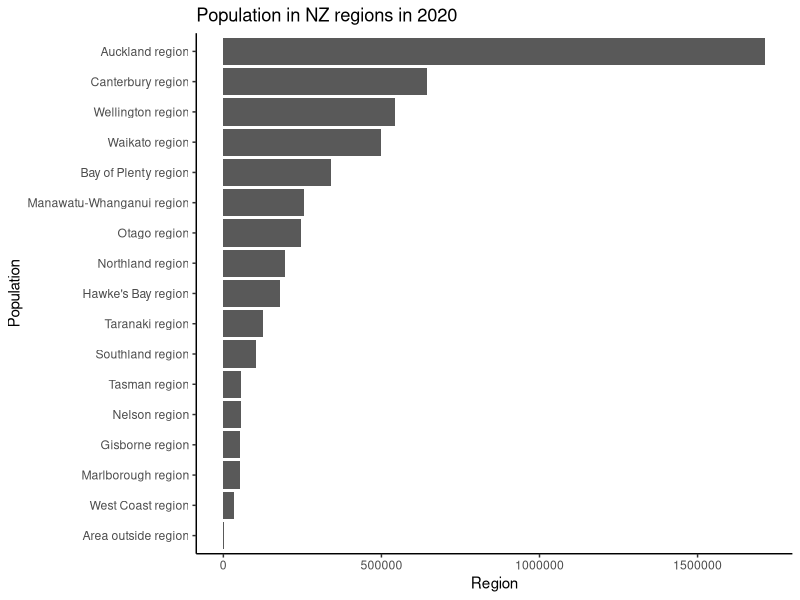
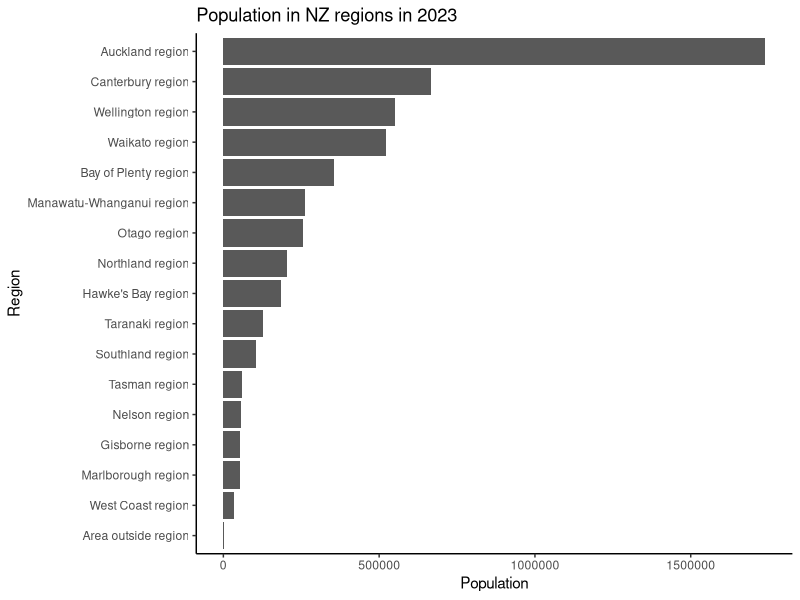
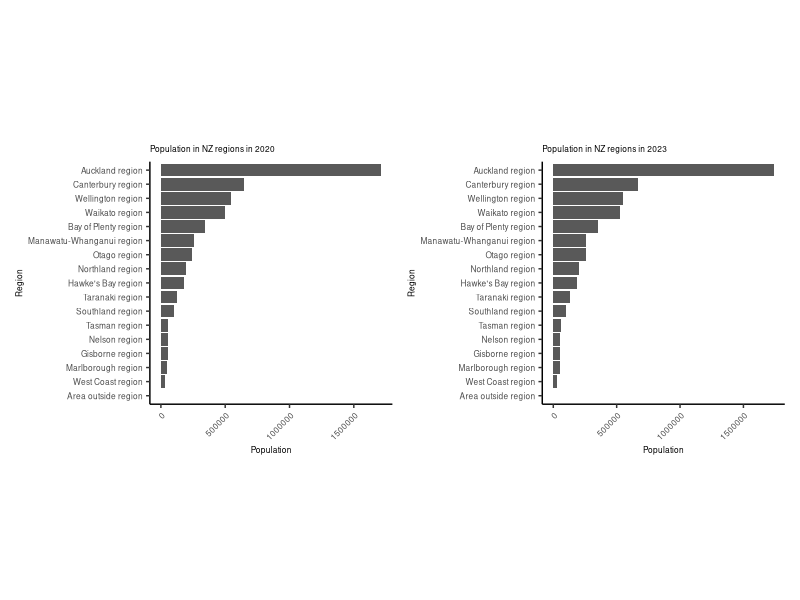
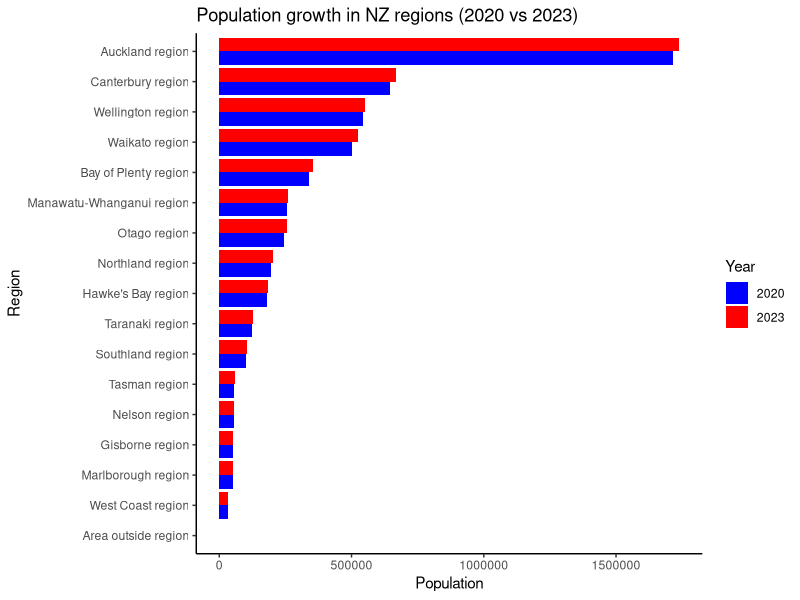

R code for these plots, in order:
## ---- chunk 1
knitr::opts_chunk$set(echo = TRUE)
## ---- chunk 2
library(tidyverse)
library(ggplot2)
#install.packages("patchwork")
library(patchwork)

## ---- chunk 3
nz_pop <- read_csv("NZ STAT population estimates.csv") # load our data
nz_pop <- nz_pop[2:18,]

## ---- chunk 4
nz_pop_2020 <- select(nz_pop, Area, `2020`) 

plot_nz_2020 <- ggplot(nz_pop_2020, aes(y = reorder(Area, `2020`), x = `2020`)) + 
            geom_col() +
            labs(x = "Region", y = "Population",
            title = "Population in NZ regions in 2020" ) +
            theme_classic()                                                 

plot_nz_2020
## ---- chunk 5
nz_pop_2020 <- arrange(nz_pop_2020,desc(`2020`))
nz_pop_2020

## ---- chunk 6
nz_pop_2023 <- select(nz_pop, Area,'2023')

plot_nz_2023 <- ggplot(nz_pop_2023, aes(y = reorder(Area, `2023`), x = `2023`)) +  
                geom_col() +
                labs(x = "Population", y = "Region",
                  title = "Population in NZ regions in 2023" ) +
                theme_classic()                                                   

plot_nz_2023

## ---- chunk 7
c_2020 <- ggplot(nz_pop_2020, mapping = aes(y = reorder(Area, `2020`), x = `2020`)) + 
            geom_col() +
            labs(x = "Population", y = "Region",
            title = "Population in NZ regions in 2020" ) +
            theme_classic() +
            theme(axis.text.x = element_text(angle = 45, hjust = 1,size= 6),
                  axis.text.y = element_text(size = 6),                        
                  axis.title = element_text(size = 6),                       
                  plot.title = element_text(size = 6),                        
                  aspect.ratio = 1
                  )


c_2023 <- ggplot(nz_pop_2023, mapping = aes(y = reorder(Area, `2023`), x = `2023`)) + # reorder function 
                                                                            
            geom_col() +
            labs(x = "Population", y = "Region",
            title = "Population in NZ regions in 2023" ) +
            theme_classic() +
            theme(axis.text.x = element_text(angle = 45, hjust = 1,size = 6 ),
                          axis.text.y = element_text(size = 6),                        
                          axis.title = element_text(size = 6),                       
                          plot.title = element_text(size = 6),                       
                          aspect.ratio = 1
                  )


c_2020 +
    c_2023 + plot_layout(ncol = 2)

## ---- chunk 8
# Reshape data 
nz_pop_new <- data.frame(
  Area = rep(nz_pop$Area, 2),  
  Year = rep(c('2020', '2023'), each = nrow(nz_pop)),  
  Population = c(nz_pop$`2020`, nz_pop$`2023`) 
)

# Plot combined graph
combined <- ggplot(nz_pop_new, aes(y = reorder(Area, Population), x = Population, fill = Year)) +
    geom_col(position = 'dodge')+
    labs(x = "Population", y = "Region", title = "Population growth in NZ regions (2020 vs 2023)") +
    scale_fill_manual(values = c("2020" = "blue", "2023" = "red")) +  
    theme_classic()
combined     

